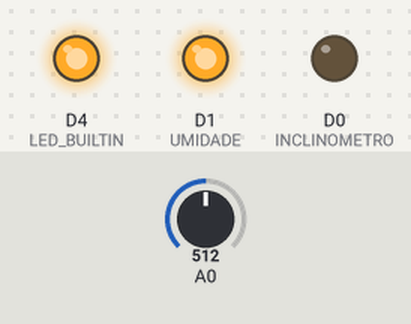
This sketch was run on a simulated ESP8266 (NodeMCU). Parts: output pins drawn as LEDs (lit = HIGH, except the on-board LED, lit = LOW). Inputs (shaded band) come from the test bench; at power-on: A0 = 512. WiFi joins after 1.5 s; servers stay silent unless stated; no MQTT or app messages arrive unless stated; what the sketch prints to the serial monitor is not drawn.

Above: at 2.1 s.
At 3.3 s:
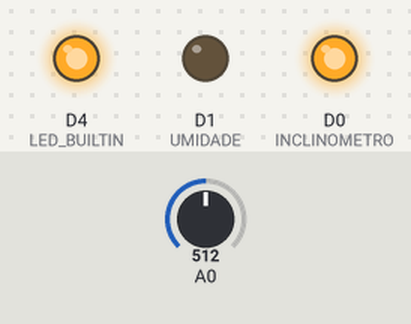
At 4.1 s:
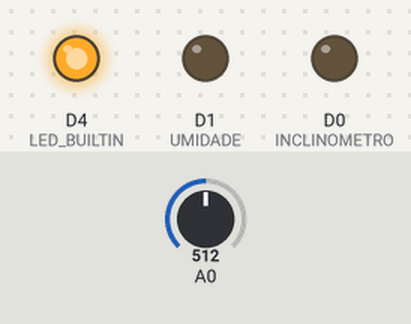
At 4.6 s:
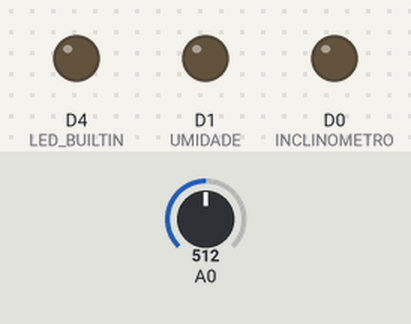
At 5.4 s:
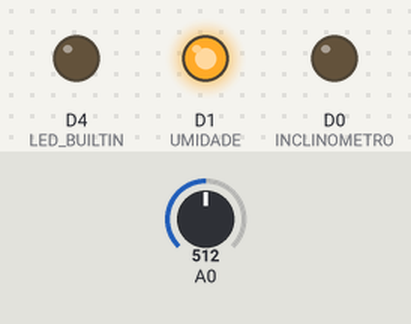
At 6.6 s:
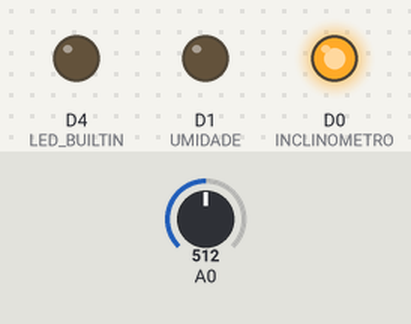
Timing chart, 0 to 9.1 s (numbered marks = the images above):
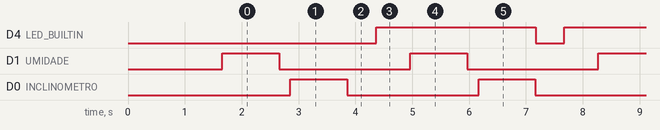

The sketch:

firmware_slope_monitor.ino
```cpp
#include <ESP8266WiFi.h>
#include <PubSubClient.h>


//atualize SSID e senha WiFi
const char* ssid = "HackaTruckVisitantes";
const char* password = "";


//D4 only for Lolin board
#define LED_BUILTIN D4
#define INCLINOMETRO 16
#define UMIDADE 5


//Atualize os valores de Org, device type, device id e token
#define ORG "k7vm21"
#define DEVICE_TYPE "monitorDeEncostas"
#define DEVICE_ID "monitorDeEncostas2023"
#define TOKEN "12345678"


//broker messagesight server
char server[] = ORG ".messaging.internetofthings.ibmcloud.com";
char topic[] = "iot-2/evt/status/fmt/json";
char authMethod[] = "use-token-auth";
char token[] = TOKEN;
char clientId[] = "d:" ORG ":" DEVICE_TYPE ":" DEVICE_ID;


float umidade = 0.0;
char umidadestr[6];


WiFiClient wifiClient;
PubSubClient client(server, 1883, NULL, wifiClient);


void setup() {
  Serial.begin(115200);
  Serial.println();
  Serial.println("Iniciando...");

  pinMode(INCLINOMETRO,OUTPUT);
  pinMode(UMIDADE,OUTPUT);
  digitalWrite(INCLINOMETRO,LOW);
  digitalWrite(UMIDADE,LOW);

  Serial.print("Conectando na rede WiFi "); Serial.print(ssid);
  WiFi.begin(ssid, password);
  while (WiFi.status() != WL_CONNECTED) {
    delay(500);
    Serial.print(".");
  }
  Serial.println("");
  Serial.print("[INFO] Conectado WiFi IP: ");
  Serial.println(WiFi.localIP());


  pinMode(LED_BUILTIN, OUTPUT);
}


float FazLeituraUmidade(void)
{
    int ValorADC;
    float UmidadePercentual;
    delay(100);
    digitalWrite(UMIDADE,HIGH);
    delay(1000);

     ValorADC = analogRead(0);   //978 -> 3,3V
    Serial.print("Raw umidade: ");
     Serial.println(ValorADC);

     //Calibracao
     //523 = 0
     //905 = 100
     //905-523 = 382 == 100

     UmidadePercentual = 100-((((float)ValorADC-523)*100)/382);

     digitalWrite(UMIDADE,LOW);

     return UmidadePercentual;
}

bool inRange(float val, float minimum, float maximum)
{
  return (((minimum+2.5) < val) && (val <= (maximum+2.5)));
}


float inclinometro(void)
{
    int ValorADC;
    float anguloInclinacao;
     delay(100);
     digitalWrite(INCLINOMETRO,HIGH);
     delay(1000);
     ValorADC = analogRead(0);   //978 -> 3,3V

     Serial.print("Raw inclinometro: ");
     Serial.println(ValorADC);

     //Calibracao
     //557 = 0
     //878 = 90
     //878-557 = 321 == 90

     anguloInclinacao = (((float)ValorADC-557)*90)/321;

     digitalWrite(INCLINOMETRO,LOW);

     return anguloInclinacao;
}

float evaluateRisk(float inclinacao, float umidade){


      float parte1 = pow(inclinacao, 4) * pow(umidade, 2);
      float riscoPercentual = pow(parte1,1.5)/3503564037074;

        if (riscoPercentual > 100) {
          riscoPercentual = 100.00;
        }

    return roundf(riscoPercentual * 10) / 10;
}


float angleToSegmentos(float anguloInclinacao){

        if (anguloInclinacao < 0) {
          anguloInclinacao = 0;
        }
        else if (anguloInclinacao > 90) {
          anguloInclinacao = 90;
        }
        else if (inRange(anguloInclinacao, 0, 5)) {
          anguloInclinacao = 5;
        }
        else if (inRange(anguloInclinacao, 5, 10)) {
          anguloInclinacao = 10;
        }
        else if (inRange(anguloInclinacao, 10, 15)) {
          anguloInclinacao = 15;
        }
        else if (inRange(anguloInclinacao, 15, 20)) {
          anguloInclinacao = 20;
        }
        else if (inRange(anguloInclinacao, 20, 25)) {
          anguloInclinacao = 25;
        }
        else if (inRange(anguloInclinacao, 25, 30)) {
          anguloInclinacao = 30;
        }
        else if (inRange(anguloInclinacao, 30, 35)) {
          anguloInclinacao = 35;
        }
        else if (inRange(anguloInclinacao, 35, 40)) {
          anguloInclinacao = 40;
        }
        else if (inRange(anguloInclinacao, 40, 45)) {
          anguloInclinacao = 45;
        }
        else if (inRange(anguloInclinacao, 45, 50)) {
          anguloInclinacao = 50;
        }
        else if (inRange(anguloInclinacao, 50, 55)) {
          anguloInclinacao = 55;
        }
        else if (inRange(anguloInclinacao, 55, 60)) {
          anguloInclinacao = 60;
        }
        else if (inRange(anguloInclinacao, 60, 65)) {
          anguloInclinacao = 65;
        }
        else if (inRange(anguloInclinacao, 65, 70)) {
          anguloInclinacao = 70;
        }
        else if (inRange(anguloInclinacao, 70, 75)) {
          anguloInclinacao = 75;
        }
        else if (inRange(anguloInclinacao, 75, 80)) {
          anguloInclinacao = 80;
        }
        else if (inRange(anguloInclinacao, 80, 85)) {
          anguloInclinacao = 85;
        }
        else if (inRange(anguloInclinacao, 85, 87.5)) {
          anguloInclinacao = 90;
        }
        else{
          anguloInclinacao = 0;
         }

         return anguloInclinacao;
}

void loop() {


  if (!!!client.connected()) {
    Serial.print("Reconnecting client to ");
    Serial.println(server);
    while (!!!client.connect(clientId, authMethod, token)) {
      Serial.print(".");
      delay(500);
    }
    Serial.println();
  }


  float umidade = FazLeituraUmidade();
  delay(100);
  float inclinacao = inclinometro();

  //pos-processamento
  float inclinacaoSegmentos = angleToSegmentos(inclinacao);
  float riscoPercentual = evaluateRisk(inclinacao,umidade);

  // Conversao Floats para Strings
  char TempString[32];
  char TempRisco[32];
  char TempStringInclinacao[32];
  char TempStringInclinacaoSegmentos[32];


  dtostrf(umidade, 2, 1, TempString);
  dtostrf(riscoPercentual, 2, 1, TempRisco);
  dtostrf(inclinacao, 2, 1, TempStringInclinacao);
  dtostrf(inclinacaoSegmentos, 2, 1, TempStringInclinacaoSegmentos);
  String umidadestr =  String(TempString);
  String riscostr =  String(TempRisco);
  String inclinacaostr =  String(TempStringInclinacao);
  String inclinacaoSegmentosstr =  String(TempStringInclinacaoSegmentos);


  // Prepara JSON para IOT Platform
  int length = 0;


  String payload = "{\"d\":{\"umidade\":\"" + umidadestr + "\",\"risco\":\"" + riscostr + "\",\"inclinacaoDegrees\":\"" + inclinacaostr + "\",\"inclinacaoSegmentos\":\"" + inclinacaoSegmentosstr + "\" }}";


  length = payload.length();
//  Serial.print(F("\nData length"));
//  Serial.println(length);


  Serial.print("Sending payload: ");
  Serial.println(payload);


  if (client.publish(topic, (char*) payload.c_str())) {
    Serial.println("Publish ok");
    digitalWrite(LED_BUILTIN, LOW);
    delay(500);
    digitalWrite(LED_BUILTIN, HIGH);
    delay(500);
  } else {
    Serial.println("Publish failed");
    Serial.println(client.state());
  }
}
```

Measured:
- by itself, D4 (LED_BUILTIN): alternates HIGH for 2.8 s and LOW for 0.50 s
- by itself, D1 (UMIDADE), D0 (INCLINOMETRO): alternates HIGH for 1.0 s and LOW for 2.3 s
